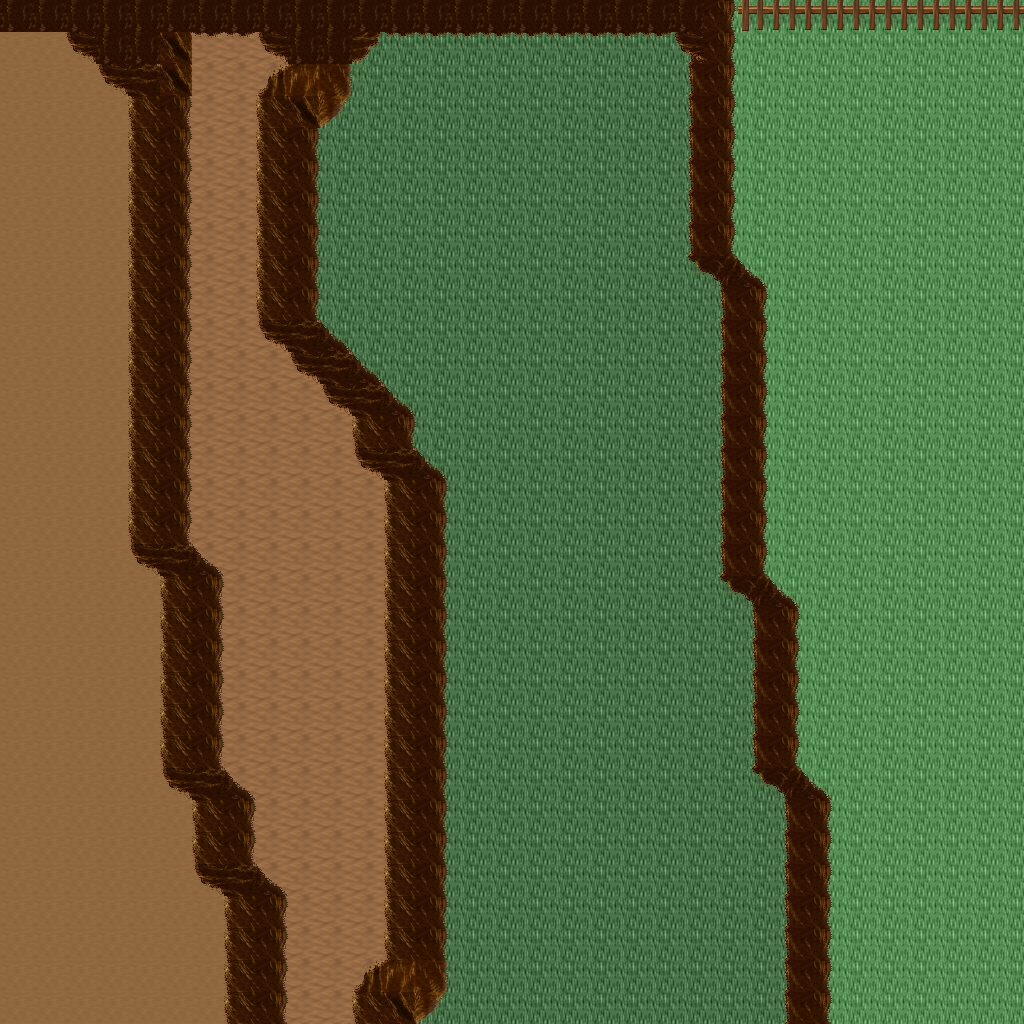

The image is a tile-based game level rendered from a .tmx file. Its description and source (layers, tilesets, objects; grid data summarised) follow:
An orthogonal 32x32 tile map with 32x32 px tiles, 5 tile layers (Ground, Objects, Objects2, Above, ...), 1 hidden layer not drawn, 26 tilesets.

<map version="1.10" tiledversion="1.11.0" orientation="orthogonal" renderorder="right-down" width="32" height="32" tilewidth="32" tileheight="32" infinite="0" nextlayerid="11" nextobjectid="1">
 <tileset firstgid="1" name="ground_ground" tilewidth="32" tileheight="32" tilecount="33" columns="3">
  <image source="../drawable/ground_ground.png" width="96" height="352" />
 </tileset>
 <tileset firstgid="34" name="building_castle" tilewidth="32" tileheight="32" tilecount="320" columns="20">
  <image source="../drawable/building_castle.png" width="640" height="512" />
 </tileset>
 <tileset firstgid="354" name="furniture_carpet_carpets_2" tilewidth="32" tileheight="32" tilecount="20" columns="4">
  <image source="../drawable/furniture_carpet_carpets_2.png" width="128" height="160" />
 </tileset>
 <tileset firstgid="374" name="ground_indoor_tiles" tilewidth="32" tileheight="32" tilecount="8" columns="2">
  <image source="../drawable/ground_indoor_tiles.png" width="64" height="128" />
 </tileset>
 <tileset firstgid="382" name="ground_water_pool" tilewidth="32" tileheight="32" tilecount="72" columns="3">
  <image source="../drawable/ground_water_pool.png" width="96" height="768" />
 </tileset>
 <tileset firstgid="454" name="ground_ridge_earth_dark" tilewidth="32" tileheight="32" tilecount="96" columns="12">
  <image source="../drawable/ground_ridge_earth_dark.png" width="384" height="256" />
 </tileset>
 <tileset firstgid="550" name="logic_collision" tilewidth="32" tileheight="32" tilecount="1" columns="1">
  <image source="../drawable/logic_collision.png" width="32" height="32" />
 </tileset>
 <tileset firstgid="551" name="building_wall_stone_grey" tilewidth="32" tileheight="32" tilecount="12" columns="3">
  <image source="../drawable/building_wall_stone_grey.png" width="96" height="128" />
 </tileset>
 <tileset firstgid="563" name="building_roof_green" tilewidth="32" tileheight="32" tilecount="20" columns="5">
  <image source="../drawable/building_roof_green.png" width="160" height="128" />
 </tileset>
 <tileset firstgid="583" name="ground_ladder_horizontal_dark" tilewidth="32" tileheight="32" tilecount="3" columns="1">
  <image source="../drawable/ground_ladder_horizontal_dark.png" width="32" height="96" />
 </tileset>
 <tileset firstgid="586" name="building_house_pink_blue" tilewidth="32" tileheight="32" tilecount="99" columns="11">
  <image source="../drawable/building_house_pink_blue.png" width="352" height="288" />
 </tileset>
 <tileset firstgid="685" name="ground_mossy_brick_paving" tilewidth="32" tileheight="32" tilecount="9" columns="3">
  <image source="../drawable/ground_mossy_brick_paving.png" width="96" height="96" />
 </tileset>
 <tileset firstgid="694" name="plant_tree_locust_tree" tilewidth="32" tileheight="32" tilecount="20" columns="4">
  <image source="../drawable/plant_tree_locust_tree.png" width="128" height="160" />
 </tileset>
 <tileset firstgid="714" name="plant_tree_spruce" tilewidth="32" tileheight="32" tilecount="6" columns="2">
  <image source="../drawable/plant_tree_spruce.png" width="64" height="96" />
 </tileset>
 <tileset firstgid="720" name="plant_flower_flowers_mixed" tilewidth="32" tileheight="32" tilecount="16" columns="4">
  <image source="../drawable/plant_flower_flowers_mixed.png" width="128" height="128" />
 </tileset>
 <tileset firstgid="736" name="ground_cobbled_paving" tilewidth="32" tileheight="32" tilecount="1" columns="1">
  <image source="../drawable/ground_cobbled_paving.png" width="32" height="32" />
 </tileset>
 <tileset firstgid="737" name="plant_flower_daisy_white" tilewidth="32" tileheight="32" tilecount="8" columns="2">
  <image source="../drawable/plant_flower_daisy_white.png" width="64" height="128" />
 </tileset>
 <tileset firstgid="745" name="item_postbox" tilewidth="32" tileheight="32" tilecount="4" columns="2">
  <image source="../drawable/item_postbox.png" width="64" height="64" />
 </tileset>
 <tileset firstgid="749" name="item_postbox_2" tilewidth="32" tileheight="32" tilecount="2" columns="1">
  <image source="../drawable/item_postbox_2.png" width="32" height="64" />
 </tileset>
 <tileset firstgid="751" name="furniture_table_tree_stump_table" tilewidth="32" tileheight="32" tilecount="4" columns="2">
  <image source="../drawable/furniture_table_tree_stump_table.png" width="64" height="64" />
 </tileset>
 <tileset firstgid="755" name="plant_stump_int_small_stump" tilewidth="32" tileheight="32" tilecount="1" columns="1">
  <image source="../drawable/plant_stump_int_small_stump.png" width="32" height="32" />
 </tileset>
 <tileset firstgid="756" name="plant_grasses" tilewidth="32" tileheight="32" tilecount="6" columns="3">
  <image source="../drawable/plant_grasses.png" width="96" height="64" />
 </tileset>
 <tileset firstgid="762" name="building_fence_wooden_brown_fence" tilewidth="32" tileheight="32" tilecount="42" columns="7">
  <image source="../drawable/building_fence_wooden_brown_fence.png" width="224" height="192" />
 </tileset>
 <tileset firstgid="804" name="ground_green_paving" tilewidth="32" tileheight="32" tilecount="18" columns="3">
  <image source="../drawable/ground_green_paving.png" width="96" height="192" />
 </tileset>
 <tileset firstgid="822" name="building_stone_ruins" tilewidth="32" tileheight="32" tilecount="72" columns="6">
  <image source="../drawable/building_stone_ruins.png" width="192" height="384" />
 </tileset>
 <tileset firstgid="894" name="logic_creature_insect" tilewidth="32" tileheight="32" tilecount="5" columns="5">
  <image source="../drawable/logic_creature_insect.png" width="160" height="32" />
 </tileset>
 <layer id="1" name="Ground" width="32" height="32">
  <data>[1024 cells, 1024 non-empty, 4 distinct tile ids]</data>
 </layer>
 <layer id="2" name="Objects" width="32" height="32">
  <data>[1024 cells, 234 non-empty, 19 distinct tile ids]</data>
 </layer>
 <layer id="3" name="Objects2" width="32" height="32">
  <data>[1024 cells, 40 non-empty, 5 distinct tile ids]</data>
 </layer>
 <layer id="4" name="Above" width="32" height="32">
  <data>[1024 cells, 0 non-empty, 0 distinct tile ids]</data>
 </layer>
 <layer id="5" name="Above2" width="32" height="32">
  <data>[1024 cells, 0 non-empty, 0 distinct tile ids]</data>
 </layer>
 <layer id="6" name="Walkable" width="32" height="32" visible="0">
  <data>[1024 cells, 237 non-empty, 1 distinct tile ids]</data>
 </layer>
 <objectgroup id="7" name="Mapevents" />
 <objectgroup id="8" name="Spawn" />
 <objectgroup id="9" name="Keys" />
 <objectgroup id="10" name="Replace" />
</map>
